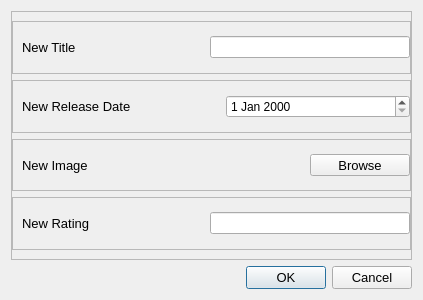
<?xml version="1.0" encoding="UTF-8"?>
<ui version="4.0">
 <class>AddDialog</class>
 <widget class="QDialog" name="AddDialog">
  <property name="geometry">
   <rect>
    <x>0</x>
    <y>0</y>
    <width>423</width>
    <height>300</height>
   </rect>
  </property>
  <property name="windowTitle">
   <string>Add New Anime</string>
  </property>
  <property name="windowIcon">
   <iconset>
    <normaloff>sidebar/Crunchyroll_Logo.png</normaloff>sidebar/Crunchyroll_Logo.png</iconset>
  </property>
  <layout class="QVBoxLayout" name="verticalLayout">
   <item>
    <widget class="QFrame" name="frame">
     <property name="frameShape">
      <enum>QFrame::StyledPanel</enum>
     </property>
     <property name="frameShadow">
      <enum>QFrame::Raised</enum>
     </property>
     <layout class="QVBoxLayout" name="verticalLayout_2">
      <property name="leftMargin">
       <number>0</number>
      </property>
      <property name="rightMargin">
       <number>0</number>
      </property>
      <item>
       <widget class="QFrame" name="titleFrame">
        <property name="frameShape">
         <enum>QFrame::StyledPanel</enum>
        </property>
        <property name="frameShadow">
         <enum>QFrame::Raised</enum>
        </property>
        <layout class="QHBoxLayout" name="horizontalLayout">
         <property name="spacing">
          <number>20</number>
         </property>
         <property name="rightMargin">
          <number>0</number>
         </property>
         <item>
          <widget class="QLabel" name="titleLabel">
           <property name="minimumSize">
            <size>
             <width>100</width>
             <height>0</height>
            </size>
           </property>
           <property name="font">
            <font>
             <pointsize>10</pointsize>
            </font>
           </property>
           <property name="text">
            <string>New Title</string>
           </property>
          </widget>
         </item>
         <item>
          <widget class="QLineEdit" name="titleInput">
           <property name="maximumSize">
            <size>
             <width>200</width>
             <height>16777215</height>
            </size>
           </property>
          </widget>
         </item>
        </layout>
       </widget>
      </item>
      <item>
       <widget class="QFrame" name="releasedateFrame">
        <property name="frameShape">
         <enum>QFrame::StyledPanel</enum>
        </property>
        <property name="frameShadow">
         <enum>QFrame::Raised</enum>
        </property>
        <layout class="QHBoxLayout" name="horizontalLayout_2">
         <property name="spacing">
          <number>20</number>
         </property>
         <property name="rightMargin">
          <number>0</number>
         </property>
         <item>
          <widget class="QLabel" name="releasedateLabel">
           <property name="minimumSize">
            <size>
             <width>100</width>
             <height>0</height>
            </size>
           </property>
           <property name="font">
            <font>
             <pointsize>10</pointsize>
            </font>
           </property>
           <property name="text">
            <string>New Release Date</string>
           </property>
          </widget>
         </item>
         <item>
          <widget class="QDateEdit" name="releasedateInput">
           <property name="maximumSize">
            <size>
             <width>200</width>
             <height>16777215</height>
            </size>
           </property>
          </widget>
         </item>
        </layout>
       </widget>
      </item>
      <item>
       <widget class="QFrame" name="imageFrame">
        <property name="frameShape">
         <enum>QFrame::StyledPanel</enum>
        </property>
        <property name="frameShadow">
         <enum>QFrame::Raised</enum>
        </property>
        <layout class="QHBoxLayout" name="horizontalLayout_3">
         <property name="spacing">
          <number>20</number>
         </property>
         <property name="rightMargin">
          <number>0</number>
         </property>
         <item>
          <widget class="QLabel" name="imageLabel">
           <property name="minimumSize">
            <size>
             <width>100</width>
             <height>0</height>
            </size>
           </property>
           <property name="font">
            <font>
             <pointsize>10</pointsize>
            </font>
           </property>
           <property name="text">
            <string>New Image</string>
           </property>
          </widget>
         </item>
         <item>
          <widget class="QToolButton" name="uploadImgButton">
           <property name="minimumSize">
            <size>
             <width>100</width>
             <height>0</height>
            </size>
           </property>
           <property name="maximumSize">
            <size>
             <width>100</width>
             <height>16777215</height>
            </size>
           </property>
           <property name="font">
            <font>
             <pointsize>10</pointsize>
            </font>
           </property>
           <property name="text">
            <string>Browse</string>
           </property>
           <property name="checkable">
            <bool>true</bool>
           </property>
           <property name="autoExclusive">
            <bool>true</bool>
           </property>
          </widget>
         </item>
        </layout>
       </widget>
      </item>
      <item>
       <widget class="QFrame" name="ratingFrame">
        <property name="frameShape">
         <enum>QFrame::StyledPanel</enum>
        </property>
        <property name="frameShadow">
         <enum>QFrame::Raised</enum>
        </property>
        <layout class="QHBoxLayout" name="horizontalLayout_4">
         <property name="spacing">
          <number>20</number>
         </property>
         <property name="rightMargin">
          <number>0</number>
         </property>
         <item>
          <widget class="QLabel" name="ratingLabel">
           <property name="minimumSize">
            <size>
             <width>100</width>
             <height>0</height>
            </size>
           </property>
           <property name="font">
            <font>
             <pointsize>10</pointsize>
            </font>
           </property>
           <property name="text">
            <string>New Rating</string>
           </property>
          </widget>
         </item>
         <item>
          <widget class="QLineEdit" name="ratingInput">
           <property name="maximumSize">
            <size>
             <width>200</width>
             <height>16777215</height>
            </size>
           </property>
          </widget>
         </item>
        </layout>
       </widget>
      </item>
     </layout>
    </widget>
   </item>
   <item>
    <widget class="QDialogButtonBox" name="buttonBox">
     <property name="font">
      <font>
       <pointsize>10</pointsize>
      </font>
     </property>
     <property name="orientation">
      <enum>Qt::Horizontal</enum>
     </property>
     <property name="standardButtons">
      <set>QDialogButtonBox::Cancel|QDialogButtonBox::Ok</set>
     </property>
    </widget>
   </item>
  </layout>
 </widget>
 <resources/>
 <connections>
  <connection>
   <sender>buttonBox</sender>
   <signal>accepted()</signal>
   <receiver>AddDialog</receiver>
   <slot>accept()</slot>
   <hints>
    <hint type="sourcelabel">
     <x>248</x>
     <y>254</y>
    </hint>
    <hint type="destinationlabel">
     <x>157</x>
     <y>274</y>
    </hint>
   </hints>
  </connection>
  <connection>
   <sender>buttonBox</sender>
   <signal>rejected()</signal>
   <receiver>AddDialog</receiver>
   <slot>reject()</slot>
   <hints>
    <hint type="sourcelabel">
     <x>316</x>
     <y>260</y>
    </hint>
    <hint type="destinationlabel">
     <x>286</x>
     <y>274</y>
    </hint>
   </hints>
  </connection>
 </connections>
</ui>
